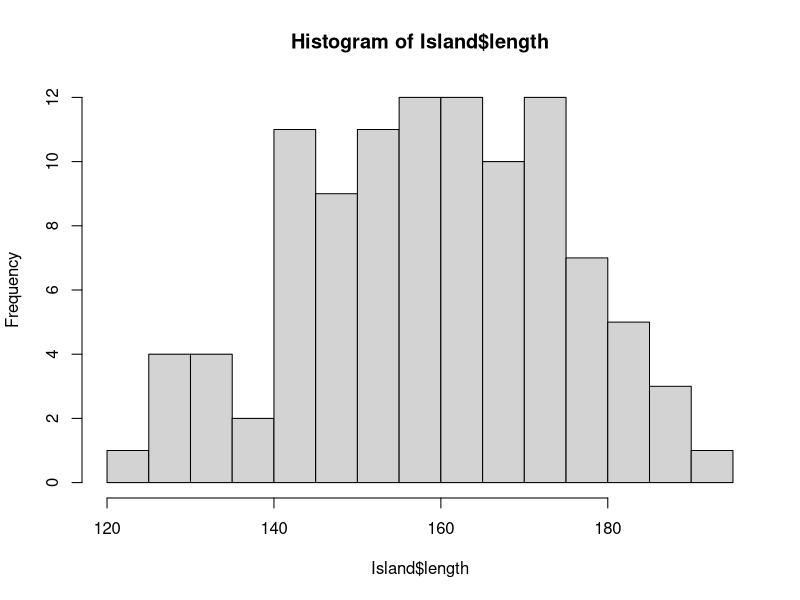
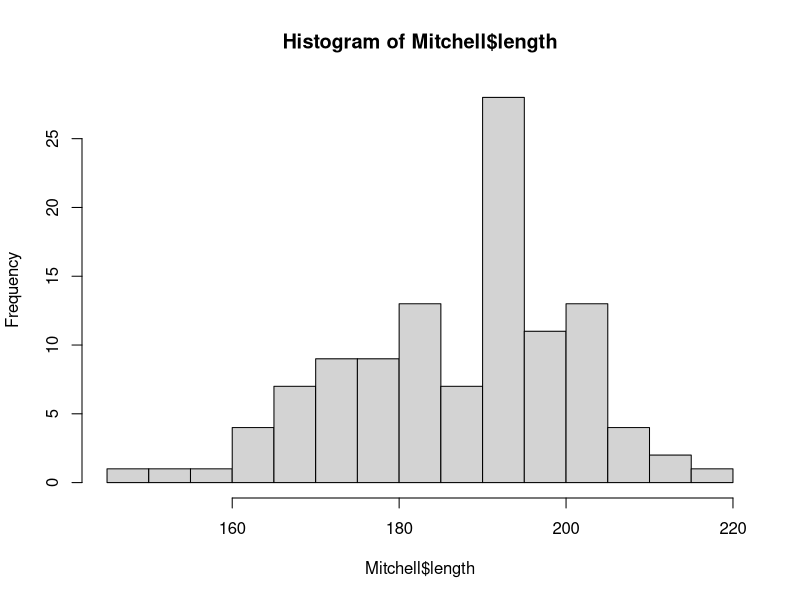
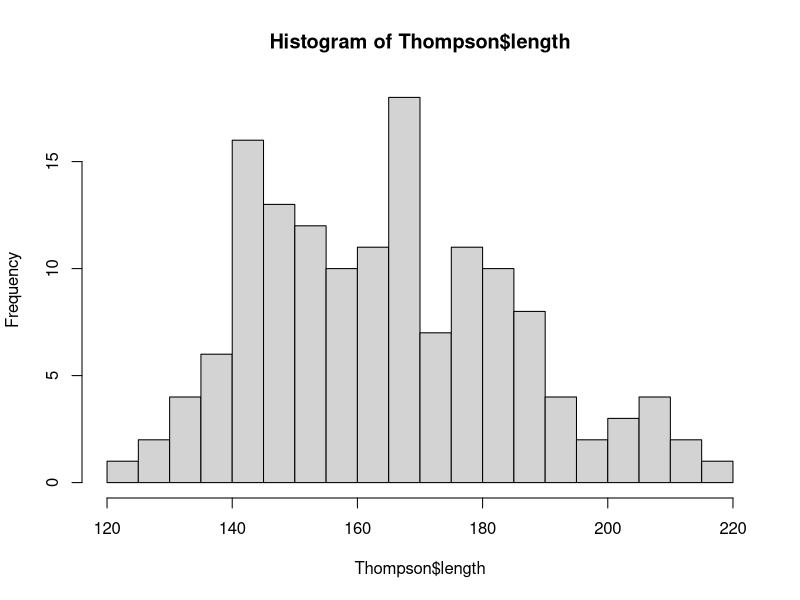
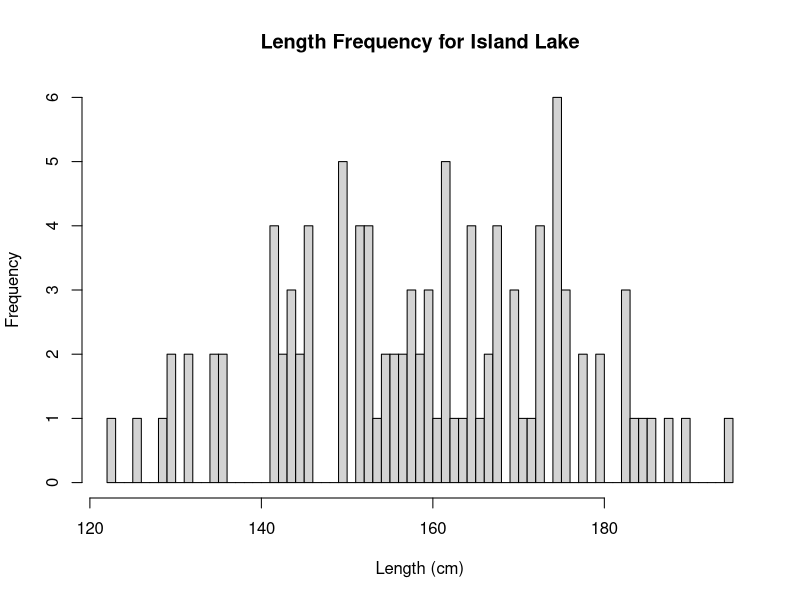
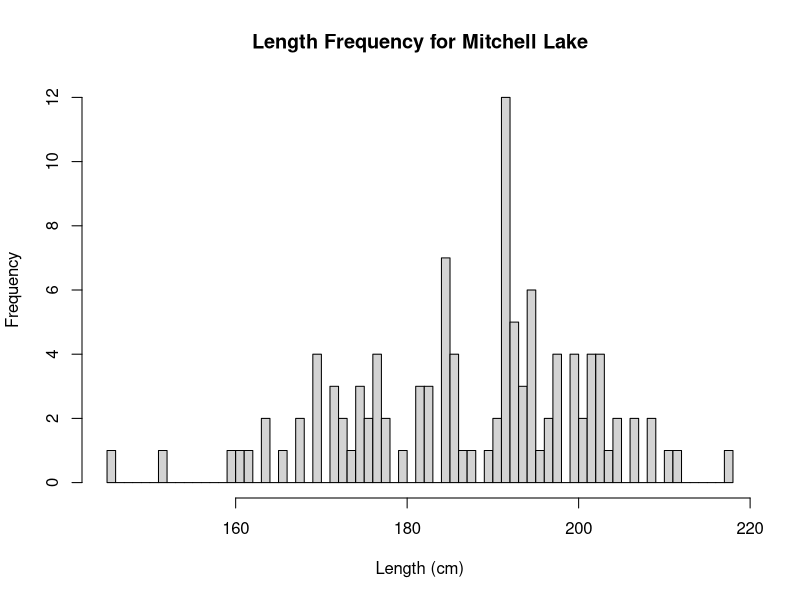
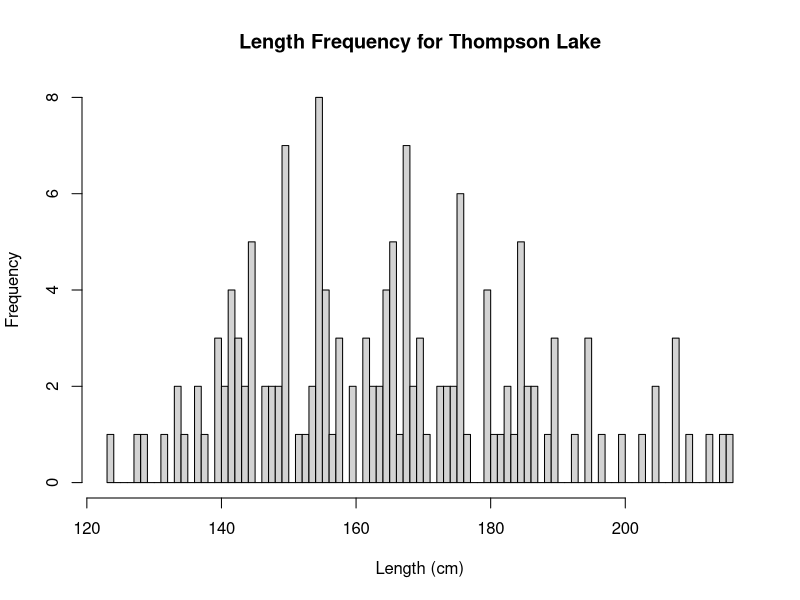
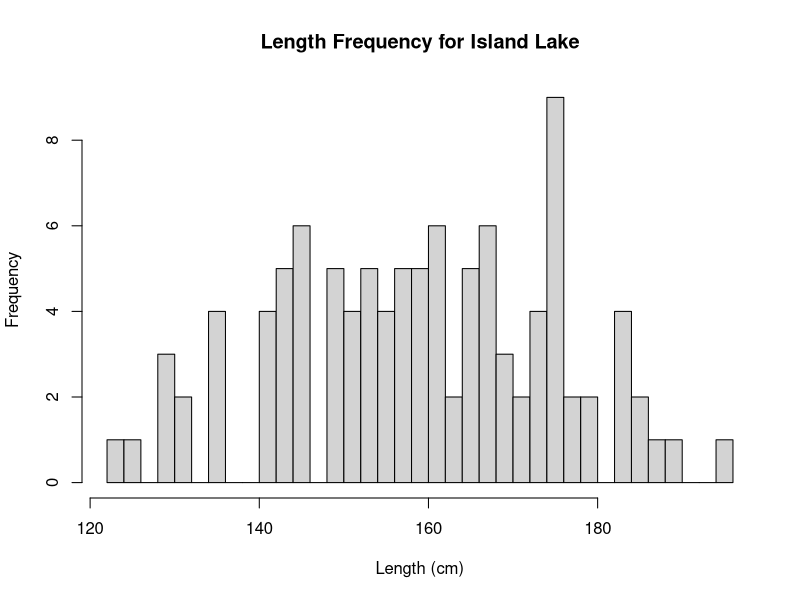
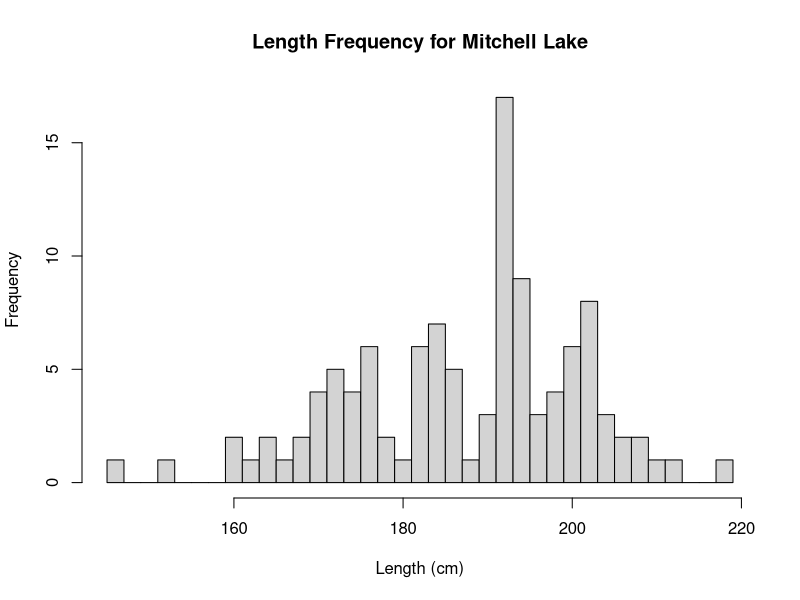

R code for these plots, in order: (Note: this script raises an error after producing the figures.)
library(ggplot2)
library(dplyr)


LengthFreq <-read.csv("LF.csv")
Island <- dplyr::filter(LengthFreq, lake== "Island")
Mitchell <- dplyr::filter(LengthFreq, lake== "Mitchell")
Thompson <- dplyr::filter(LengthFreq, lake== "Thompson")

hist(Island$length, breaks=25)
hist(Mitchell$length, breaks=25)
hist(Thompson$length, breaks=25)

#Histograms by 1cm
hist(Island$length, main = paste("Length Frequency for Island Lake"),
     xlab = "Length (cm)", ylab = "Frequency",
     breaks = seq(min(Island$length), max(Island$length), by = 1))
hist(Mitchell$length, main = paste("Length Frequency for Mitchell Lake"),
     xlab = "Length (cm)", ylab = "Frequency",
     breaks = seq(min(Mitchell$length), max(Mitchell$length), by = 1))
hist(Thompson$length, main = paste("Length Frequency for Thompson Lake"),
     xlab = "Length (cm)", ylab = "Frequency",
     breaks = seq(min(Thompson$length), max(Thompson$length), by = 1))
#Histograms by 2cm
hist(Island$length, main = paste("Length Frequency for Island Lake"),
     xlab = "Length (cm)", ylab = "Frequency",
     breaks = seq(min(Island$length), max(Island$length)+1, by = 2))
hist(Mitchell$length, main = paste("Length Frequency for Mitchell Lake"),
     xlab = "Length (cm)", ylab = "Frequency",
     breaks = seq(min(Mitchell$length), max(Mitchell$length)+1, by = 2))
hist(Thompson$length, main = paste("Length Frequency for Thompson Lake"),
     xlab = "Length (cm)", ylab = "Frequency",
     breaks = seq(min(Thompson$length), max(Thompson$length)+1, by = 2))
#Histograms by 4cm
hist(Island$length, main = paste("Length Frequency for Island Lake"),
     xlab = "Length (cm)", ylab = "Frequency",
     breaks = seq(min(Island$length), max(Island$length)+3, by = 4))
hist(Mitchell$length, main = paste("Length Frequency for Mitchell Lake"),
     xlab = "Length (cm)", ylab = "Frequency",
     breaks = seq(min(Mitchell$length), max(Mitchell$length)+3, by = 4))
hist(Thompson$length, main = paste("Length Frequency for Thompson Lake"),
     xlab = "Length (cm)", ylab = "Frequency",
     breaks = seq(min(Thompson$length), max(Thompson$length)+3, by = 4))

IslandPSDQ <- psdCalc(~length, data=Island, species= "Black Crappie") #I dont know whats wrong with this one
MitchellPSDQ <- psdCalc(~length, data=Mitchell, species ="Black Crappie")
ThompsonPSDQ <- psdCalc(~length, data=Thompson, species ="Black Crappie", units = "mm")
#They all look a little strange. Island has no CI's, which is really weird. I know something is wrong but not what. However, the others look better.
#Mitchell Lake seems the most well stocked. This could be why the numbers look more normal.
psdVal(species= "Black Crappie")
